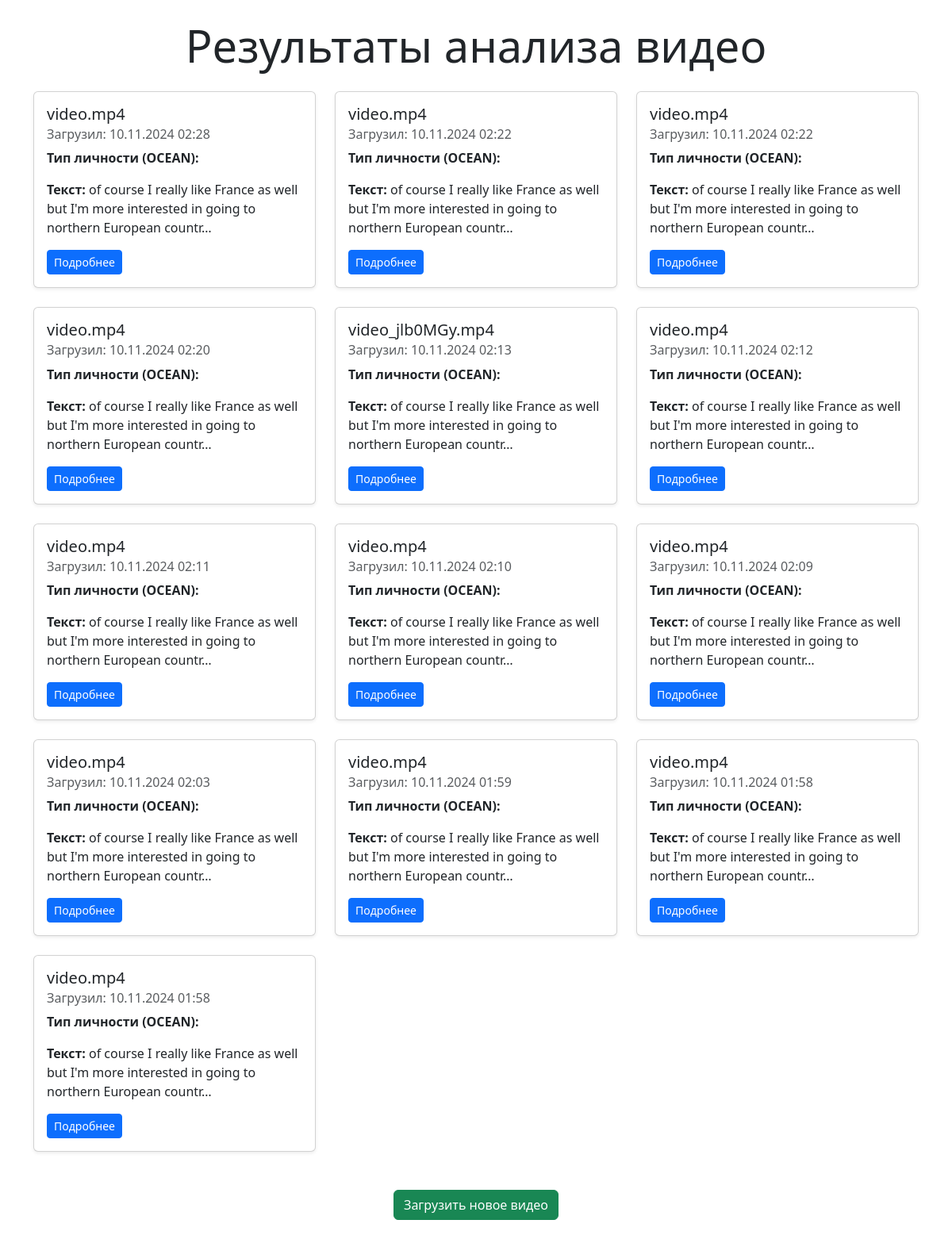
The app's page /results/ with its own data.
### video_upload/models.py (models this page shows, shortened)
class VideoAnalysisResult(models.Model):
    video_name = models.CharField(max_length=255, verbose_name="Имя видео")
    personality_traits = models.JSONField(verbose_name="Тип личности (OCEAN)")
    transcription = models.TextField(verbose_name="Распознанный текст")
    uploaded_at = models.DateTimeField(auto_now_add=True, verbose_name="Дата загрузки")

### video_upload/views.py (the view)
# urls.py: path("", views.analysis_list_view, name="home"),
def analysis_list_view(request):
    results = VideoAnalysisResult.objects.all().order_by("-uploaded_at")
    return render(request, "list.html", {"results": results})

### templates/list.html (shortened to what this page needs)
{% extends 'base.html' %}
{% load widget_tweaks %}
{% block content %}
<div class="text-center mb-4">
    <h1 class="display-4">Результаты анализа видео</h1>
</div>
<div class="row">
    {% for result in results %}
        <div class="col-md-6 col-lg-4 mb-4">
            <div class="card shadow-sm">
                <div class="card-body">
                    <h5 class="card-title">{{ result.video_name }}</h5>
                    <h6 class="card-subtitle text-muted mb-2">
                        Загрузил: {{ result.uploaded_at|date:"d.m.Y H:i" }}
                    </h6>
                    <p class="card-text">
                        <strong>Тип личности (OCEAN):</strong>
                        <strong>Текст:</strong>
                        <span>{{ result.transcription|truncatechars:100 }}</span>
                    </p>
                    <a href="{% url 'home' %}" class="btn btn-primary btn-sm">Подробнее</a>
                </div>
            </div>
        </div>
    {% endfor %}
</div>
<div class="text-center mt-4">
    <a href="{% url 'upload_video' %}" class="btn btn-success">Загрузить новое видео</a>
</div>
{% endblock %}

### templates/base.html (shortened to what this page needs)
<!DOCTYPE html>
<html lang="en">
<head>
    <link href="https://cdn.jsdelivr.net/npm/bootstrap@5.3.0/dist/css/bootstrap.min.css" rel="stylesheet">
</head>
<body>
    <div class="container py-4">
        {% block content %}{% endblock %}
    </div>
</body>
</html>

### records on screen
VideoAnalysisResult: video_name "video.mp4", uploaded_at "10.11.2024 02:28", transcription "of course I really like France as well but I'm more interested in going to northern European countr…"
VideoAnalysisResult: video_name "video.mp4", uploaded_at "10.11.2024 02:22", transcription "of course I really like France as well but I'm more interested in going to northern European countr…"
VideoAnalysisResult: video_name "video.mp4", uploaded_at "10.11.2024 02:22", transcription "of course I really like France as well but I'm more interested in going to northern European countr…"
VideoAnalysisResult: video_name "video.mp4", uploaded_at "10.11.2024 02:20", transcription "of course I really like France as well but I'm more interested in going to northern European countr…"
VideoAnalysisResult: video_name "video_jlb0MGy.mp4", uploaded_at "10.11.2024 02:13", transcription "of course I really like France as well but I'm more interested in going to northern European countr…"
VideoAnalysisResult: video_name "video.mp4", uploaded_at "10.11.2024 02:12", transcription "of course I really like France as well but I'm more interested in going to northern European countr…"
VideoAnalysisResult: video_name "video.mp4", uploaded_at "10.11.2024 02:11", transcription "of course I really like France as well but I'm more interested in going to northern European countr…"
VideoAnalysisResult: video_name "video.mp4", uploaded_at "10.11.2024 02:10", transcription "of course I really like France as well but I'm more interested in going to northern European countr…"
VideoAnalysisResult: video_name "video.mp4", uploaded_at "10.11.2024 02:09", transcription "of course I really like France as well but I'm more interested in going to northern European countr…"
VideoAnalysisResult: video_name "video.mp4", uploaded_at "10.11.2024 02:03", transcription "of course I really like France as well but I'm more interested in going to northern European countr…"
VideoAnalysisResult: video_name "video.mp4", uploaded_at "10.11.2024 01:59", transcription "of course I really like France as well but I'm more interested in going to northern European countr…"
VideoAnalysisResult: video_name "video.mp4", uploaded_at "10.11.2024 01:58", transcription "of course I really like France as well but I'm more interested in going to northern European countr…"
VideoAnalysisResult: video_name "video.mp4", uploaded_at "10.11.2024 01:58", transcription "of course I really like France as well but I'm more interested in going to northern European countr…"
